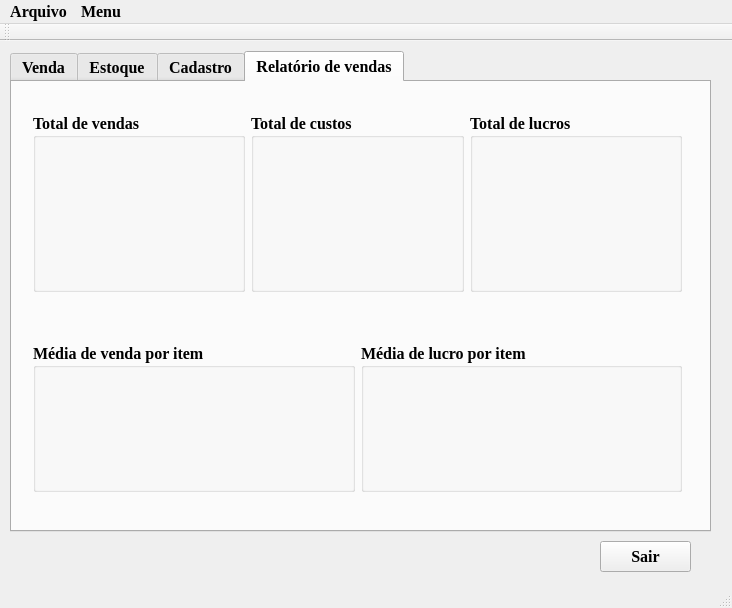
<?xml version="1.0" encoding="UTF-8"?>
<ui version="4.0">
 <class>MainWindow</class>
 <widget class="QMainWindow" name="MainWindow">
  <property name="geometry">
   <rect>
    <x>0</x>
    <y>0</y>
    <width>732</width>
    <height>608</height>
   </rect>
  </property>
  <property name="font">
   <font>
    <family>Times New Roman</family>
    <pointsize>12</pointsize>
    <weight>75</weight>
    <bold>true</bold>
   </font>
  </property>
  <property name="windowTitle">
   <string>Control Sales</string>
  </property>
  <widget class="QWidget" name="centralWidget">
   <widget class="QPushButton" name="btn_Sair">
    <property name="geometry">
     <rect>
      <x>600</x>
      <y>500</y>
      <width>91</width>
      <height>31</height>
     </rect>
    </property>
    <property name="text">
     <string>Sair</string>
    </property>
   </widget>
   <widget class="QTabWidget" name="tabWidget">
    <property name="geometry">
     <rect>
      <x>10</x>
      <y>10</y>
      <width>701</width>
      <height>481</height>
     </rect>
    </property>
    <property name="currentIndex">
     <number>3</number>
    </property>
    <widget class="QWidget" name="tab_2">
     <attribute name="title">
      <string>Venda</string>
     </attribute>
     <widget class="QLabel" name="label_7">
      <property name="geometry">
       <rect>
        <x>10</x>
        <y>10</y>
        <width>121</width>
        <height>16</height>
       </rect>
      </property>
      <property name="text">
       <string>Pesquise por:</string>
      </property>
     </widget>
     <widget class="QTableWidget" name="tabela_Venda_2">
      <property name="geometry">
       <rect>
        <x>10</x>
        <y>260</y>
        <width>671</width>
        <height>131</height>
       </rect>
      </property>
      <property name="font">
       <font>
        <family>Times New Roman</family>
        <pointsize>12</pointsize>
        <weight>75</weight>
        <bold>true</bold>
       </font>
      </property>
      <attribute name="horizontalHeaderDefaultSectionSize">
       <number>107</number>
      </attribute>
      <attribute name="horizontalHeaderStretchLastSection">
       <bool>true</bool>
      </attribute>
      <column>
       <property name="text">
        <string>Código</string>
       </property>
      </column>
      <column>
       <property name="text">
        <string>Nome</string>
       </property>
      </column>
      <column>
       <property name="text">
        <string>Fabricante</string>
       </property>
      </column>
      <column>
       <property name="text">
        <string>Quantidade</string>
       </property>
      </column>
      <column>
       <property name="text">
        <string>Valor unitário</string>
       </property>
      </column>
      <column>
       <property name="text">
        <string>Valor total</string>
       </property>
      </column>
     </widget>
     <widget class="QWidget" name="layoutWidget">
      <property name="geometry">
       <rect>
        <x>10</x>
        <y>30</y>
        <width>671</width>
        <height>61</height>
       </rect>
      </property>
      <layout class="QHBoxLayout" name="horizontalLayout_7">
       <property name="sizeConstraint">
        <enum>QLayout::SetDefaultConstraint</enum>
       </property>
       <item>
        <widget class="QGroupBox" name="groupBox">
         <property name="title">
          <string>Código</string>
         </property>
         <widget class="QLineEdit" name="lineCodVenda">
          <property name="geometry">
           <rect>
            <x>10</x>
            <y>19</y>
            <width>141</width>
            <height>31</height>
           </rect>
          </property>
         </widget>
        </widget>
       </item>
       <item>
        <widget class="QGroupBox" name="groupBox_2">
         <property name="title">
          <string>Nome</string>
         </property>
         <widget class="QLineEdit" name="lineNomeVenda">
          <property name="geometry">
           <rect>
            <x>10</x>
            <y>20</y>
            <width>141</width>
            <height>31</height>
           </rect>
          </property>
         </widget>
        </widget>
       </item>
       <item>
        <widget class="QGroupBox" name="groupBox_3">
         <property name="title">
          <string>Fabricante</string>
         </property>
         <widget class="QLineEdit" name="lineFabricanteVenda">
          <property name="geometry">
           <rect>
            <x>10</x>
            <y>20</y>
            <width>141</width>
            <height>31</height>
           </rect>
          </property>
         </widget>
        </widget>
       </item>
       <item>
        <widget class="QPushButton" name="btn_Pesquisar_venda">
         <property name="sizePolicy">
          <sizepolicy hsizetype="Minimum" vsizetype="Expanding">
           <horstretch>0</horstretch>
           <verstretch>0</verstretch>
          </sizepolicy>
         </property>
         <property name="text">
          <string>Pesquisar</string>
         </property>
        </widget>
       </item>
      </layout>
     </widget>
     <widget class="QWidget" name="layoutWidget">
      <property name="geometry">
       <rect>
        <x>10</x>
        <y>400</y>
        <width>331</width>
        <height>41</height>
       </rect>
      </property>
      <layout class="QHBoxLayout" name="horizontalLayout_9">
       <item>
        <widget class="QLabel" name="label_9">
         <property name="font">
          <font>
           <pointsize>16</pointsize>
          </font>
         </property>
         <property name="text">
          <string>Total a pagar:</string>
         </property>
        </widget>
       </item>
       <item>
        <widget class="QLabel" name="label_Total_a_pagar">
         <property name="font">
          <font>
           <pointsize>24</pointsize>
          </font>
         </property>
         <property name="text">
          <string/>
         </property>
        </widget>
       </item>
      </layout>
     </widget>
     <widget class="QPushButton" name="btn_Finalizar_Venda">
      <property name="geometry">
       <rect>
        <x>530</x>
        <y>400</y>
        <width>151</width>
        <height>41</height>
       </rect>
      </property>
      <property name="text">
       <string>Finalizar venda</string>
      </property>
     </widget>
     <widget class="QWidget" name="layoutWidget">
      <property name="geometry">
       <rect>
        <x>10</x>
        <y>200</y>
        <width>671</width>
        <height>51</height>
       </rect>
      </property>
      <layout class="QHBoxLayout" name="horizontalLayout_8">
       <item>
        <widget class="QGroupBox" name="groupBox_9">
         <property name="title">
          <string>Código</string>
         </property>
         <widget class="QLabel" name="label_Confirma_Cod">
          <property name="geometry">
           <rect>
            <x>10</x>
            <y>22</y>
            <width>91</width>
            <height>21</height>
           </rect>
          </property>
          <property name="text">
           <string/>
          </property>
         </widget>
        </widget>
       </item>
       <item>
        <widget class="QGroupBox" name="groupBox_10">
         <property name="title">
          <string>Nome</string>
         </property>
         <widget class="QLabel" name="label_Confirma_None">
          <property name="geometry">
           <rect>
            <x>10</x>
            <y>20</y>
            <width>91</width>
            <height>21</height>
           </rect>
          </property>
          <property name="text">
           <string/>
          </property>
         </widget>
        </widget>
       </item>
       <item>
        <widget class="QGroupBox" name="groupBox_13">
         <property name="title">
          <string>Fabricante</string>
         </property>
         <widget class="QLabel" name="label_Confirma_Fabricante">
          <property name="geometry">
           <rect>
            <x>10</x>
            <y>20</y>
            <width>91</width>
            <height>21</height>
           </rect>
          </property>
          <property name="text">
           <string/>
          </property>
         </widget>
        </widget>
       </item>
       <item>
        <widget class="QGroupBox" name="groupBox_12">
         <property name="title">
          <string>Valor unitário</string>
         </property>
         <widget class="QLabel" name="label_Confirma_Valor_Und">
          <property name="geometry">
           <rect>
            <x>40</x>
            <y>20</y>
            <width>61</width>
            <height>21</height>
           </rect>
          </property>
          <property name="text">
           <string/>
          </property>
         </widget>
         <widget class="QLabel" name="label_RS">
          <property name="geometry">
           <rect>
            <x>10</x>
            <y>20</y>
            <width>31</width>
            <height>21</height>
           </rect>
          </property>
          <property name="text">
           <string/>
          </property>
         </widget>
        </widget>
       </item>
       <item>
        <widget class="QGroupBox" name="groupBox_11">
         <property name="title">
          <string>Quantidade</string>
         </property>
         <widget class="QLineEdit" name="line__Confirma_Qtd">
          <property name="geometry">
           <rect>
            <x>10</x>
            <y>20</y>
            <width>91</width>
            <height>21</height>
           </rect>
          </property>
         </widget>
        </widget>
       </item>
       <item>
        <widget class="QPushButton" name="btn_Incluir_Venda">
         <property name="sizePolicy">
          <sizepolicy hsizetype="Minimum" vsizetype="Expanding">
           <horstretch>0</horstretch>
           <verstretch>0</verstretch>
          </sizepolicy>
         </property>
         <property name="text">
          <string>Incluir</string>
         </property>
        </widget>
       </item>
      </layout>
     </widget>
     <widget class="QLabel" name="label_Secreta_Cod">
      <property name="geometry">
       <rect>
        <x>30</x>
        <y>120</y>
        <width>61</width>
        <height>31</height>
       </rect>
      </property>
      <property name="text">
       <string/>
      </property>
     </widget>
     <widget class="QTableWidget" name="tabela_Venda">
      <property name="geometry">
       <rect>
        <x>10</x>
        <y>100</y>
        <width>671</width>
        <height>91</height>
       </rect>
      </property>
      <property name="font">
       <font>
        <family>Times New Roman</family>
        <pointsize>12</pointsize>
        <weight>75</weight>
        <bold>true</bold>
       </font>
      </property>
      <property name="alternatingRowColors">
       <bool>false</bool>
      </property>
      <property name="rowCount">
       <number>0</number>
      </property>
      <attribute name="horizontalHeaderDefaultSectionSize">
       <number>125</number>
      </attribute>
      <attribute name="horizontalHeaderStretchLastSection">
       <bool>true</bool>
      </attribute>
      <attribute name="verticalHeaderStretchLastSection">
       <bool>false</bool>
      </attribute>
      <column>
       <property name="text">
        <string>Código</string>
       </property>
      </column>
      <column>
       <property name="text">
        <string>Nome</string>
       </property>
      </column>
      <column>
       <property name="text">
        <string>Fabricante</string>
       </property>
      </column>
      <column>
       <property name="text">
        <string>Estoque</string>
       </property>
      </column>
      <column>
       <property name="text">
        <string>Valor unitário</string>
       </property>
      </column>
     </widget>
    </widget>
    <widget class="QWidget" name="tab_3">
     <attribute name="title">
      <string>Estoque</string>
     </attribute>
     <widget class="QWidget" name="layoutWidget">
      <property name="geometry">
       <rect>
        <x>10</x>
        <y>10</y>
        <width>671</width>
        <height>411</height>
       </rect>
      </property>
      <layout class="QVBoxLayout" name="verticalLayout_3">
       <item>
        <widget class="QTableWidget" name="tabela_Estoque">
         <property name="font">
          <font>
           <family>Times New Roman</family>
           <pointsize>12</pointsize>
           <weight>75</weight>
           <bold>true</bold>
          </font>
         </property>
         <attribute name="horizontalHeaderDefaultSectionSize">
          <number>150</number>
         </attribute>
         <attribute name="horizontalHeaderStretchLastSection">
          <bool>true</bool>
         </attribute>
         <column>
          <property name="text">
           <string>Código</string>
          </property>
         </column>
         <column>
          <property name="text">
           <string>Nome</string>
          </property>
         </column>
         <column>
          <property name="text">
           <string>Fabricante</string>
          </property>
         </column>
         <column>
          <property name="text">
           <string>Quantidade em estoque</string>
          </property>
         </column>
        </widget>
       </item>
       <item>
        <layout class="QHBoxLayout" name="horizontalLayout_10">
         <item>
          <widget class="QLabel" name="label_10">
           <property name="text">
            <string>Ordenar por -&gt;</string>
           </property>
          </widget>
         </item>
         <item>
          <widget class="QPushButton" name="btn_Ordenar_Cod_Estoque">
           <property name="text">
            <string>Código</string>
           </property>
          </widget>
         </item>
         <item>
          <widget class="QPushButton" name="btn_Ordenar_Nome_Estoque">
           <property name="text">
            <string>Nome</string>
           </property>
          </widget>
         </item>
         <item>
          <widget class="QPushButton" name="btn_Ordenar_Fabricante_Estoque">
           <property name="text">
            <string>Fabricante</string>
           </property>
          </widget>
         </item>
        </layout>
       </item>
      </layout>
     </widget>
    </widget>
    <widget class="QWidget" name="tab">
     <attribute name="title">
      <string>Cadastro</string>
     </attribute>
     <widget class="QWidget" name="layoutWidget">
      <property name="geometry">
       <rect>
        <x>20</x>
        <y>10</y>
        <width>661</width>
        <height>421</height>
       </rect>
      </property>
      <layout class="QVBoxLayout" name="verticalLayout_2">
       <item>
        <layout class="QVBoxLayout" name="verticalLayout">
         <item>
          <layout class="QHBoxLayout" name="horizontalLayout_2">
           <item>
            <widget class="QLabel" name="label">
             <property name="text">
              <string>Nome</string>
             </property>
            </widget>
           </item>
           <item>
            <widget class="QLineEdit" name="lineNome"/>
           </item>
          </layout>
         </item>
         <item>
          <layout class="QHBoxLayout" name="horizontalLayout_3">
           <item>
            <widget class="QLabel" name="label_3">
             <property name="text">
              <string>Fabricante</string>
             </property>
            </widget>
           </item>
           <item>
            <widget class="QLineEdit" name="lineFabricante"/>
           </item>
          </layout>
         </item>
         <item>
          <layout class="QHBoxLayout" name="horizontalLayout_5">
           <item>
            <widget class="QLabel" name="label_5">
             <property name="text">
              <string>Quantidade</string>
             </property>
            </widget>
           </item>
           <item>
            <widget class="QLineEdit" name="lineQtd"/>
           </item>
          </layout>
         </item>
         <item>
          <layout class="QHBoxLayout" name="horizontalLayout_4">
           <item>
            <widget class="QLabel" name="label_4">
             <property name="text">
              <string>Custo</string>
             </property>
            </widget>
           </item>
           <item>
            <widget class="QLineEdit" name="lineCusto"/>
           </item>
          </layout>
         </item>
        </layout>
       </item>
       <item>
        <layout class="QHBoxLayout" name="horizontalLayout_6">
         <item>
          <widget class="QLabel" name="label_6">
           <property name="text">
            <string>Margem de venda</string>
           </property>
          </widget>
         </item>
         <item>
          <widget class="QLineEdit" name="lineMargem"/>
         </item>
        </layout>
       </item>
       <item>
        <widget class="QPushButton" name="btn_Cadastrar">
         <property name="text">
          <string>Cadastrar</string>
         </property>
        </widget>
       </item>
       <item>
        <widget class="QTableWidget" name="tabela_Cadastro">
         <property name="font">
          <font>
           <family>Times New Roman</family>
           <pointsize>12</pointsize>
           <weight>75</weight>
           <bold>true</bold>
          </font>
         </property>
         <attribute name="horizontalHeaderDefaultSectionSize">
          <number>150</number>
         </attribute>
         <attribute name="horizontalHeaderStretchLastSection">
          <bool>true</bool>
         </attribute>
         <column>
          <property name="text">
           <string>Código</string>
          </property>
         </column>
         <column>
          <property name="text">
           <string>Nome</string>
          </property>
         </column>
         <column>
          <property name="text">
           <string>Fabricante</string>
          </property>
         </column>
         <column>
          <property name="text">
           <string>Custo</string>
          </property>
         </column>
        </widget>
       </item>
       <item>
        <layout class="QHBoxLayout" name="horizontalLayout">
         <item>
          <widget class="QLabel" name="label_2">
           <property name="layoutDirection">
            <enum>Qt::LeftToRight</enum>
           </property>
           <property name="text">
            <string>Ordenar por -&gt;</string>
           </property>
           <property name="alignment">
            <set>Qt::AlignCenter</set>
           </property>
          </widget>
         </item>
         <item>
          <widget class="QPushButton" name="btn_Ordena_Cod">
           <property name="text">
            <string>Código</string>
           </property>
          </widget>
         </item>
         <item>
          <widget class="QPushButton" name="btn_Ordena_Nome">
           <property name="text">
            <string>Nome</string>
           </property>
          </widget>
         </item>
         <item>
          <widget class="QPushButton" name="btn_Ordena_Custo">
           <property name="text">
            <string>Custo</string>
           </property>
          </widget>
         </item>
        </layout>
       </item>
      </layout>
     </widget>
    </widget>
    <widget class="QWidget" name="tab_4">
     <attribute name="title">
      <string>Relatório de vendas</string>
     </attribute>
     <widget class="QWidget" name="layoutWidget">
      <property name="geometry">
       <rect>
        <x>10</x>
        <y>20</y>
        <width>671</width>
        <height>201</height>
       </rect>
      </property>
      <layout class="QHBoxLayout" name="horizontalLayout_11">
       <item>
        <widget class="QGroupBox" name="groupBox_4">
         <property name="title">
          <string>Total de vendas</string>
         </property>
         <widget class="QLabel" name="label_Total_Vendas">
          <property name="geometry">
           <rect>
            <x>20</x>
            <y>40</y>
            <width>181</width>
            <height>131</height>
           </rect>
          </property>
          <property name="text">
           <string/>
          </property>
         </widget>
        </widget>
       </item>
       <item>
        <widget class="QGroupBox" name="groupBox_5">
         <property name="title">
          <string>Total de custos</string>
         </property>
         <widget class="QLabel" name="label_Total_custos">
          <property name="geometry">
           <rect>
            <x>20</x>
            <y>40</y>
            <width>181</width>
            <height>131</height>
           </rect>
          </property>
          <property name="text">
           <string/>
          </property>
         </widget>
        </widget>
       </item>
       <item>
        <widget class="QGroupBox" name="groupBox_6">
         <property name="title">
          <string>Total de lucros</string>
         </property>
         <widget class="QLabel" name="label_Total_Lucros">
          <property name="geometry">
           <rect>
            <x>20</x>
            <y>40</y>
            <width>181</width>
            <height>131</height>
           </rect>
          </property>
          <property name="text">
           <string/>
          </property>
         </widget>
        </widget>
       </item>
      </layout>
     </widget>
     <widget class="QWidget" name="layoutWidget">
      <property name="geometry">
       <rect>
        <x>10</x>
        <y>250</y>
        <width>671</width>
        <height>171</height>
       </rect>
      </property>
      <layout class="QHBoxLayout" name="horizontalLayout_12">
       <item>
        <widget class="QGroupBox" name="groupBox_7">
         <property name="title">
          <string>Média de venda por item</string>
         </property>
         <widget class="QLabel" name="label_Media_Vendas">
          <property name="geometry">
           <rect>
            <x>20</x>
            <y>40</y>
            <width>301</width>
            <height>101</height>
           </rect>
          </property>
          <property name="text">
           <string/>
          </property>
         </widget>
        </widget>
       </item>
       <item>
        <widget class="QGroupBox" name="groupBox_8">
         <property name="title">
          <string>Média de lucro por item</string>
         </property>
         <widget class="QLabel" name="label_Media_Lucros">
          <property name="geometry">
           <rect>
            <x>20</x>
            <y>40</y>
            <width>301</width>
            <height>101</height>
           </rect>
          </property>
          <property name="text">
           <string/>
          </property>
         </widget>
        </widget>
       </item>
      </layout>
     </widget>
    </widget>
   </widget>
  </widget>
  <widget class="QMenuBar" name="menuBar">
   <property name="geometry">
    <rect>
     <x>0</x>
     <y>0</y>
     <width>732</width>
     <height>21</height>
    </rect>
   </property>
   <widget class="QMenu" name="menuArquivo">
    <property name="title">
     <string>Arquivo</string>
    </property>
    <addaction name="actionAbrir"/>
    <addaction name="actionSalvar"/>
   </widget>
   <widget class="QMenu" name="menuMenu">
    <property name="title">
     <string>Menu</string>
    </property>
   </widget>
   <addaction name="menuArquivo"/>
   <addaction name="menuMenu"/>
  </widget>
  <widget class="QToolBar" name="mainToolBar">
   <attribute name="toolBarArea">
    <enum>TopToolBarArea</enum>
   </attribute>
   <attribute name="toolBarBreak">
    <bool>false</bool>
   </attribute>
  </widget>
  <widget class="QStatusBar" name="statusBar"/>
  <action name="actionAbrir">
   <property name="text">
    <string>Abrir</string>
   </property>
   <property name="shortcut">
    <string>Ctrl+O</string>
   </property>
  </action>
  <action name="actionSalvar">
   <property name="text">
    <string>Salvar</string>
   </property>
   <property name="shortcut">
    <string>Ctrl+S</string>
   </property>
  </action>
 </widget>
 <layoutdefault spacing="6" margin="11"/>
 <resources/>
 <connections/>
</ui>
